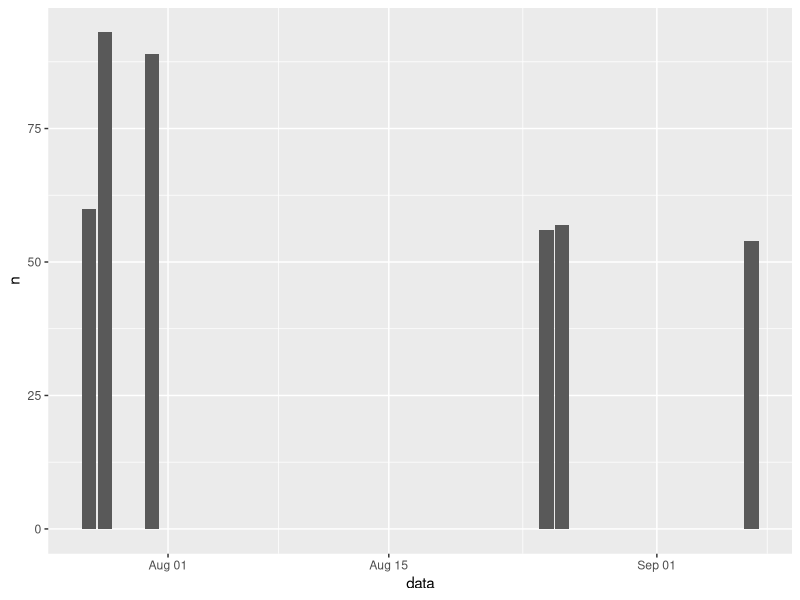
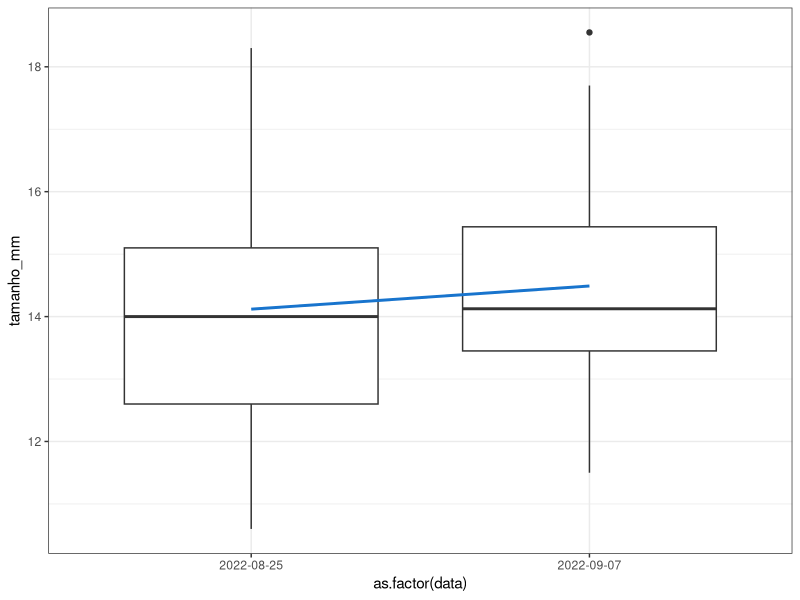
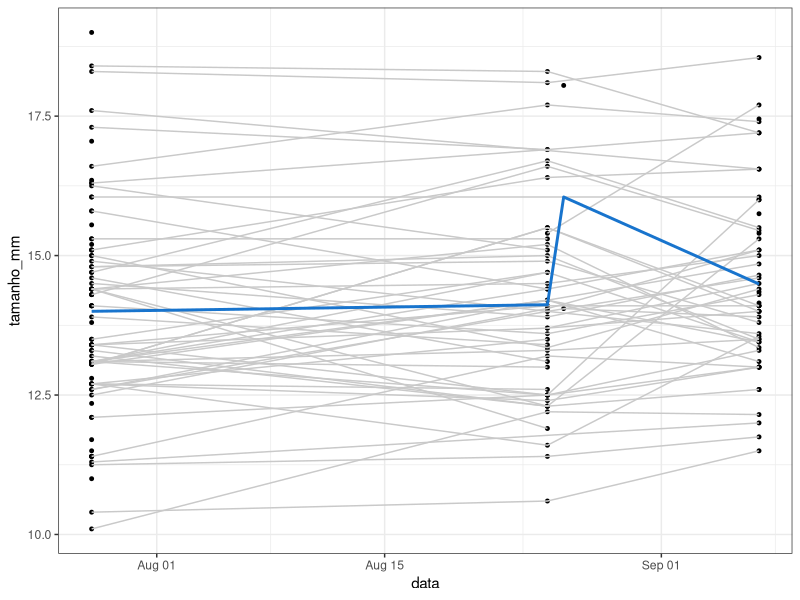

Write the R code that produced these figures, in order. (Note: this script raises an error after producing the figures.)
### DIRETÓRIO ###
setwd('C:/Users/marin/Documents/Mestrado/Campos/Piloto/Prainha')
library(readxl)
library(viridis)
library(dplyr)
library(ggplot2)
#install.packages('esquisser') #atualizar versão do R
#library(esquisser)

set2022 <- read_excel('Set2022.xlsx',
                      sheet = 'Planilha1') #chamando dataframe

set2022$data <- as.Date(set2022$data, format = "%d_%m_%Y") #transformando data em data
str(set2022$data)
set2022$ID <- as.character(set2022$ID) #transformando ID em caracter
str(set2022$ID)

#Renomear colunas
names(set2022) <- c('ID', 'cor', 'data', 'tamanho_mm')

set2022$tamanho_mm <- as.numeric(set2022$tamanho_mm) #transformando tamanho em numérico
str(set2022$tamanho_mm)

#Marcação e Recaptura
freq_data<- count(set2022, data) #contando frequência das datas

freq_data %>%
  ggplot(aes(x=data, y=n)) + 
  geom_bar(stat = "identity") #plotando gráfico de barra com o número de capturados por dia
#data bugada

#Tamanho ao longo do tempo
set2022 %>%
  filter(!set2022$cor %in% "vermelho",
         !tamanho_mm %in% NA,
         data != '2022-08-26', data > '2022-08-01') %>% 
  ggplot(aes(x=as.factor(data), y=tamanho_mm)) +
  geom_boxplot() +
  # geom_point(size = 1) +
  # geom_path(aes(group = ID), color="gray79") +
  stat_summary(fun=mean, geom="line", color="dodgerblue3", aes(group=1), size=1) +
  theme_bw()
                 
set2022 %>%
  filter(!set2022$cor %in% "vermelho",
         !set2022$data %in% c("2022_07_27", "2022_07_28"),
         !tamanho_mm %in% NA) %>% 
  ggplot(aes(x=data, y=tamanho_mm)) +
  geom_point(size = 1) +
  geom_path(aes(group = ID), color="gray79") +
  stat_summary(fun=mean, geom="line", color="dodgerblue3", aes(group=1), size=1) +
  theme_bw()

set2022 %>%  #queria filtrar pelas duas ultimas datas, mas não to sabendo mexer com data em posicxt
  filter(!set2022$cor %in% "vermelho",
         !tamanho_mm %in% NA) %>%
  ggplot( aes(x=ID, y=tamanho_mm)) +
  geom_boxplot() +
  scale_fill_viridis(discrete = TRUE, alpha=0.6) +
  geom_jitter(color="black", size=0.4, alpha=0.9) +
  theme_ipsum() +
  theme(axis.text.x = element_text(angle = 90, vjust = 1, hjust = 0.5))

set2022 %>% 
  select(-cor) %>% 
  filter(!is.na(tamanho_mm),
         data > "2022-08-25") %>%
  arrange(data, ID) %>% 
  mutate(diff_row = tamanho_mm - lag(tamanho_mm))


set2022 %>% 
  select(-cor) %>% 
  filter(!is.na(tamanho_mm)) %>%
  arrange(ID, data) %>%
  group_by(ID) %>%
  filter(n()>=2,
         data > "2022-08-01") %>% 
  mutate(diff_row = tamanho_mm - lag(tamanho_mm)) %>% 
  data.frame() %>% 
  mutate(diff = ifelse(diff_row > 0, "cresceu", 
                       ifelse(diff_row < 0, "encolheu", NA))) %>% 
  group_by(diff) %>% 
  summarise(med_dif = mean(diff_row),
            sd_dif = sd(diff_row),
            N = n_distinct(diff_row))

# DIFFERENCE BETWEEN VISIT BY PATIENT ------------------------------------- 
set2022 %>% 
  select(-cor) %>% 
  filter(!is.na(tamanho_mm),
         data > "2022-08-01") %>%
  arrange(ID, data) %>%
  group_by(ID) %>%
  filter(n()>=2) %>% 
  mutate(diffDate = difftime(data, lag(data,1)) / 86400) %>% 
  ungroup()
